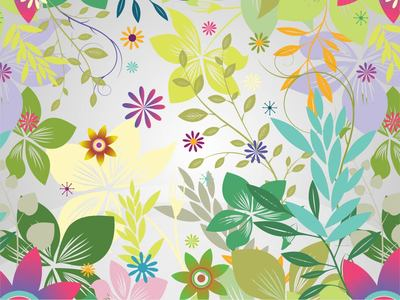
%> input picture Marker-Controlled Watershed/funkyflower.jpg, 400 x 300 px
$ octave --eval "result = mcwatershed(imread('funkyflower.jpg'));"   (GNU Octave 9; MATLAB toolbox functions it lacks are replaced by stand-ins)
%> lines starting %> are read from the running program, lines starting %| are printed output that depends on the picture
function [I2,fgm]=mcwatershed(image)

H=400;
% Step 2: Use the Gradient Magnitude as the Segmentation Function
hy = fspecial('sobel');
hx = hy';
Iy = imfilter(double(image), hy, 'replicate');
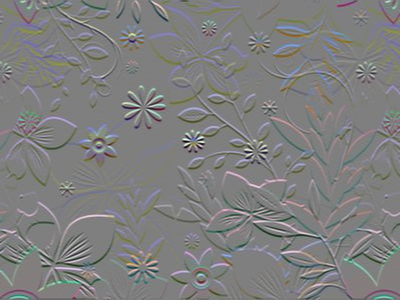
%> Iy: size 300x400x3 double; mean R, G, B -0.3, 0.1, -0.5; drawn with min black and max white
Ix = imfilter(double(image), hx, 'replicate');
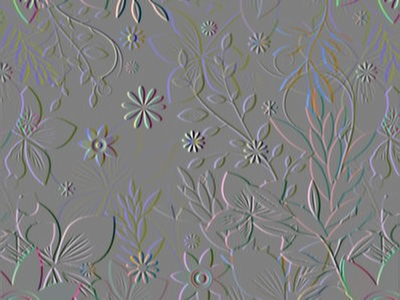
%> Ix: size 300x400x3 double; mean R, G, B -0.1, 0.3, 0.7; drawn with min black and max white
gradmag = sqrt(Ix.^2 + Iy.^2);
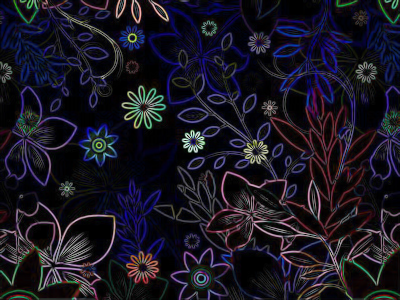
%> gradmag: size 300x400x3 double; mean R, G, B 84.3, 75.8, 112; drawn with min black and max white
H=H+1;figure(H);
imshow(gradmag,[]); title('Gradient magnitude (gradmag)');
%
L = watershed(gradmag);
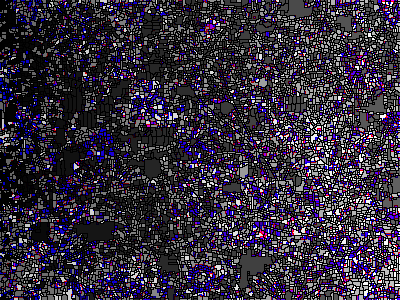
%> L: size 300x400x3 uint16; mean R, G, B 2237.9, 1918.6, 2605.1; drawn with min black and max white
%> (the run ends here)
